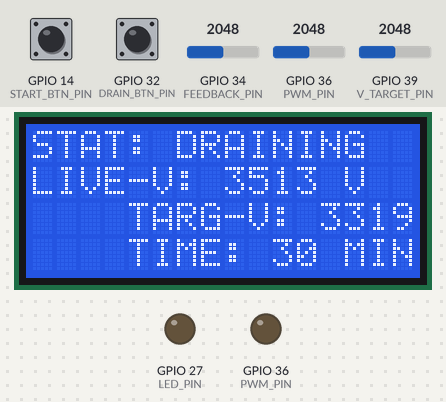
A program run on a simulated ESP32. Parts: 16×4 character LCD, output pins drawn as LEDs (lit = HIGH). Inputs (shaded band) come from the test bench; at power-on: GPIO 34 (FEEDBACK_PIN) = 2048, GPIO 14 (START_BTN_PIN) HIGH, GPIO 39 (V_TARGET_PIN) = 2048, GPIO 32 (DRAIN_BTN_PIN) HIGH, GPIO 36 (PWM_PIN) = 2048. What the program prints to the serial monitor is not drawn.

Above: at 1.4 s.
1.5 s: GPIO 34 (FEEDBACK_PIN) set to 15
At 2.7 s:
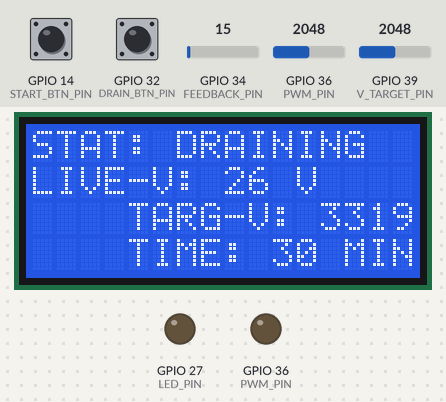
3.3 s: GPIO 34 (FEEDBACK_PIN) set to 12
At 4.7 s:
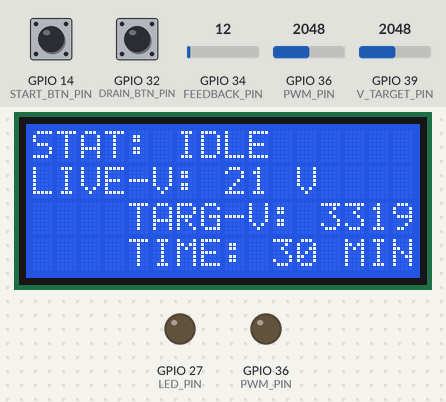
5.1 s: GPIO 14 (START_BTN_PIN) pulled LOW for 0.15 s
At 6.8 s:
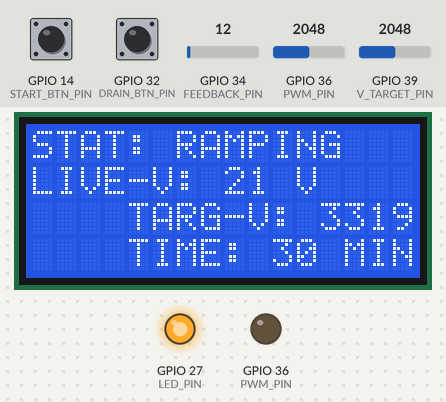
8.2 s: GPIO 39 (V_TARGET_PIN) set to 236
At 9.8 s:
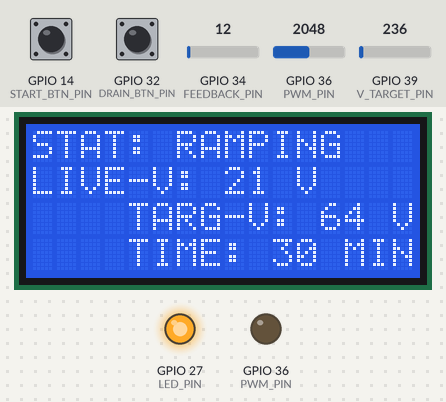
10.1 s: GPIO 39 (V_TARGET_PIN) set to 201
At 11.0 s:
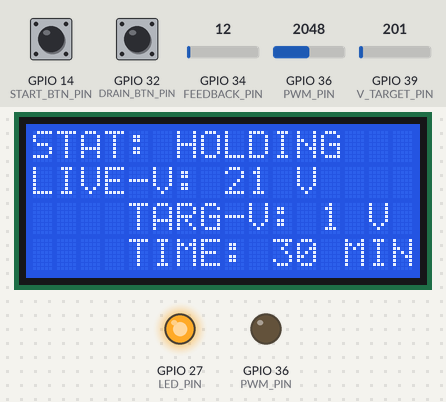
13.1 s: GPIO 39 (V_TARGET_PIN) set to 290
At 13.55 s:
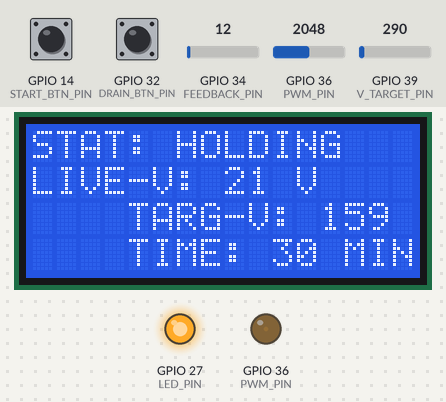
Timing chart, 0 to 22.8 s (numbered marks = the images above; inputs shaded):
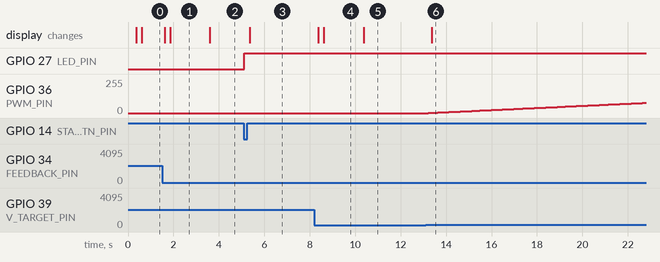

Measured:
- the behaviour switches between 14 and 13 on GPIO 34 (FEEDBACK_PIN) (found by bisection; images 1 and 2)
- the behaviour switches between 218 and 217 on GPIO 39 (V_TARGET_PIN) (found by bisection; images 4 and 5)
- after the input at 1.5 s, the display: first changes after 0.11 s (image 1 shows a later state)
- after the input at 3.3 s, the display: changes after 0.31 s (image 2)
- after the input at 5.1 s, GPIO 27 (LED_PIN): LOW → HIGH at once; the display: changes after 0.26 s (image 3)
- after the input at 8.2 s, the display: first changes after 0.17 s (image 4 shows a later state)
- after the input at 10.1 s, the display: changes after 0.27 s (image 5)
- after the input at 13.1 s, GPIO 36 (PWM_PIN): moves from 0/255 to 77/255 over 9.5 s, starting after 0.13 s; the display: changes after 0.28 s (image 6)

The program:

main.cpp
```cpp
#include <Arduino.h>
#include <Wire.h> // This is the library for I2C screens
#include <LiquidCrystal_I2C.h>

// screen stuff, the ERM1604FS-1
// this defines the screen object: backpack, cols, rows
LiquidCrystal_I2C lcd(0x27, 16, 4);

// PIN DEFINITIONS
const int PWM_PIN         = A0;
const int FEEDBACK_PIN    = 34;
const int V_TARGET_PIN    = 39;
const int RAMP_TIME_PIN   = 36;

const int START_BTN_PIN   = 14;
const int DRAIN_BTN_PIN   = 32;
const int LED_PIN         = 27;

enum SystemState {
  state_idle,     // val of 0
  state_ramping,  // val of 1
  state_holding,  // val of 2
  state_draining, // val of 3
  state_error     // val of 4
};

// =================
// -- GLOBAL VARS --
// =================
// upon turning on, be in the idle state
SystemState currentState = state_idle;
int currentPWM = 0;
String screenStateText = "IDLE";
unsigned long previousRampTime = 0;
unsigned long previousScreenTime = 0;
unsigned long lastButtonTime = 0;
float smoothedADC = 0;
float smoothedTargetADC =0;

void setup() {
  // Start the Serial Monitor
  Serial.begin(115200);

  // Set the PWM hardware timer to 50kHz, and 8-bit resolution (0-255)
  analogWriteFrequency(50000);
  analogWriteResolution(8);

  // Configure Output Pins
  pinMode(PWM_PIN, OUTPUT);
  pinMode(LED_PIN, OUTPUT);

  // configure Input Pins
  pinMode(START_BTN_PIN, INPUT_PULLUP);
  pinMode(DRAIN_BTN_PIN, INPUT_PULLUP);

  // THE SAFETY LOCKS (Enforce these before anything else runs)
  analogWrite(PWM_PIN, 0);   // Force pump OFF
  digitalWrite(LED_PIN, LOW); // Force LED OFF

  // initialize the I2C Bus
  // SDA is pin 23, SCL is pin 22 by default on the Feather
  Wire.begin();

  // Initialize the LCD and turn on the backlight
  lcd.init();
  lcd.backlight();
  lcd.clear();

  Serial.println("System Booted. High Voltage is OFF.");
  Serial.println("Entering STATE_IDLE.");

  // give buttons time to settle before entering the loop
  delay(200);

};


void loop() {
  // before deciding which state we want to go in, we need to
  // read all our data for any given moment

  // =========================================
  // ------------ data read ------------------
  // =========================================

  // read the start / drain buttons, LOW because theyre pull-up Rs
  bool startPressed = digitalRead(START_BTN_PIN) == LOW;
  bool drainPressed = digitalRead(DRAIN_BTN_PIN) == LOW;

  // read raw analog value from the 470k R after the V divider
  int rawADC = analogRead(FEEDBACK_PIN);

  // rolling average for the feedback pin, its noisy otherwise and
  // can trigger safety mechanisms
  // 10% new reading, 90% old reading.
  // This absorbs sudden noise spikes but still tracks real changes
  smoothedADC = (rawADC * 0.1) + (smoothedADC * 0.9);

  // this is reversing the voltage divider to get the real value
  // from the max 3.3V pin reading
  float pinVoltage = (smoothedADC / 4095.0) * 3.3;
  float liveVoltage = pinVoltage * 2128.6;

  // reading target voltage
  int rawVoltageKnob = analogRead(V_TARGET_PIN);

  // the reading is noisy, take a rolling average
  smoothedTargetADC = (rawVoltageKnob * 0.1) + (smoothedTargetADC * 0.9);

  long targetVoltage = 0;
  int targetPWM = 0;

  // small deadzone at the start for 0V
  if (smoothedTargetADC < 200) {
    targetVoltage = 0;
    targetPWM = 0;
  }
  else {
    // mapping voltage knob values to usable values
    targetVoltage = map(smoothedTargetADC, 200, 4095, 0, 7000);
    targetPWM = map(targetVoltage, 0, 8000, 0, 255);
    // note that voltages above 7k are inaccessible, safety measure
  }

  // reading target ramp time
  int rawTimeKnob = analogRead(RAMP_TIME_PIN);

  // if we use map() with the time knob, 60 min overflows the 32 bit int
  // that map()'s math uses will freak out, we will do the math ourselves
  // (rawTimeKnob / 4095.0) gives us a percentage from 0.0 to 1.0
  // multiply by the difference (3,600,000 - 60,000 = 3,540,000) and add the 60,000 floor.
  unsigned long totalRampTimeMs = 60000 + ((rawTimeKnob / 4095.0) * 3540000.0);

  // calculate step size for ramping, plus div by 0 safety
  unsigned long stepWaitTime = 0;
  if (targetPWM > 0) {
    stepWaitTime = totalRampTimeMs / targetPWM;
  }

  // data read all done, now we have a switch statement
  // to decide what state we will be in, and what to do
  // in each of those states


  // =======================================================================
  // ------ STATE MACHINE --------------------------------------------------
  // =======================================================================
  switch (currentState) {
    case state_idle:

    // force hardware to safety
    currentPWM = 0;
    analogWrite(PWM_PIN, currentPWM);
    digitalWrite(LED_PIN, LOW);

    // update screen state
    if (liveVoltage >= 24) {
      screenStateText = "DRAINING";
    } else {
      screenStateText = "IDLE";
    }

    // wait for start
    // We check the button, and make sure it has been more than 500 ms since the last button hit (debouncing)
    if (startPressed && (millis() - lastButtonTime > 500)) {

      lastButtonTime = millis(); // reset the button stopwatch

      if (liveVoltage < 24) {
        currentState = state_ramping;
      }
    }


    break;
    // ---------------------------------------------------------------------------------
    case state_ramping:
    // most dangerous state, need to do safeties first
    digitalWrite(LED_PIN, HIGH); // warning light on
    screenStateText = "RAMPING";

    // escape to drain?
    // another debounced button check
    if (drainPressed && (millis() - lastButtonTime > 500)) {
      lastButtonTime = millis(); // Reset the button stopwatch
      currentState = state_draining;
      break;
    }

    // are we there yet?
    if (currentPWM >= targetPWM) {
      currentState = state_holding;
      break;
    }

    // is it time to increase the PWM?
    if (millis() - previousRampTime >= stepWaitTime) {

    // Reset the stopwatch
    previousRampTime = millis();

    // take one step up
    currentPWM++;
    analogWrite(PWM_PIN, currentPWM);
    }

    // large voltage spike safety
    // We only check this if the target is above 500V, at very low voltages
    // background noise might accidentally look like a 15% spike
    if (liveVoltage > (targetVoltage * 1.15) && (targetVoltage > 500)) {
      currentState = state_error;
    }

    break;
    // ---------------------------------------------------------------------------------
    case state_holding:
    // keep the warning light going
    digitalWrite(LED_PIN, HIGH);
    screenStateText = "HOLDING";

    // debounced abort button
    if (drainPressed && (millis() - lastButtonTime > 500)) {
      lastButtonTime = millis();
      currentState = state_draining;
      break;
    }

    // now we balance at the target V
    // We reuse the previousRampTime stopwatch to limit our adjustments
    // to 10 times a second (every 100ms).
    if (millis() - previousRampTime >= 100) {

      previousRampTime = millis(); // reset stopwatch

      // deadband: We only adjust if the voltage drifts by more than 50V.
      if (liveVoltage < (targetVoltage - 50)) {

        // Voltage is too low. Nudge UP (if we aren't already maxed out)
        if (currentPWM < 255) {
          currentPWM++;
          analogWrite(PWM_PIN, currentPWM);
        }

      } else if (liveVoltage > (targetVoltage + 50)) {

        // Voltage is too high. Nudge DOWN (if we aren't already at zero)
        if (currentPWM > 0) {
          currentPWM--;
          analogWrite(PWM_PIN, currentPWM);
        }
      }
    }

    // another high V safety
    // If the hardware fails and voltage spikes
    if (liveVoltage > (targetVoltage * 1.15) && (targetVoltage > 500)) {
      currentState = state_error;
    }

    break;
    // ---------------------------------------------------------------------------------
    case state_draining:

    // set target to safety
    currentPWM = 0;
    analogWrite(PWM_PIN, currentPWM);
    digitalWrite(LED_PIN, HIGH);
    screenStateText = "DRAINING";

    // leave draining if were near zero
    if (liveVoltage < 24) {
      currentState = state_idle;
    }

    break;
    // ---------------------------------------------------------------------------------
    case state_error:

    currentPWM = 0;
    analogWrite(PWM_PIN, currentPWM);

    // blink the LED
    if ((millis() / 250) % 2 == 0) {
      digitalWrite(LED_PIN, HIGH);
    } else {
      digitalWrite(LED_PIN, LOW);
    }

    screenStateText = "VERY BAD";
    // code cannot exit this state, need to turn
    // machine on and off again to get back to idle

    break;
  }

  // ================================================
  // 3. GLOBAL SCREEN UPDATE (Runs 4 times a second)
  // ================================================

  if ((millis() - previousScreenTime) >= 250) {
    previousScreenTime = millis();


  // line 1: system state
  lcd.setCursor(0, 0);
  lcd.print("STAT:           "); // 16 chars to clear old text (remember null terminator)
  lcd.setCursor(6, 0);
  lcd.print(screenStateText);

  // line 2: live Voltage reading
  lcd.setCursor(0, 1);
  lcd.print("LIVE-V:         ");
  lcd.setCursor(8, 1);
  lcd.print(liveVoltage, 0); // 0 says 0 decimal places
  lcd.print(" V");

  // line 3: voltage target
  lcd.setCursor(0, 2);
  lcd.print("TARG-V:         ");
  lcd.setCursor(8, 2);
  lcd.print(targetVoltage);
  lcd.print(" V");

  // line 4: time
  int rampMinutes = totalRampTimeMs / 60000;

  lcd.setCursor(0, 3);
  lcd.print("TIME:           ");
  lcd.setCursor(6, 3);
  lcd.print(rampMinutes);
  lcd.print(" MIN");

  }

  // the OS in the background still needs to do stuff
  // the loop is hogging all processing power, OS will explode
  // if it doesnt get any compute power, use yield to let it do
  // its chores, shouldnt take long
  yield();

}
```
